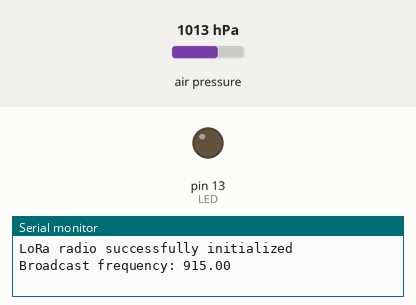
Simulated run of this sketch. Board: Arduino Uno, built with avr-gcc and run on an emulated ATmega328P. Shown: output pins drawn as LEDs (lit = HIGH), the last lines printed to the serial monitor. The test bench sets the inputs (shaded band); at power-on: air pressure 1013 hPa. No radio packets arrive unless stated; pins used as bus, display or sensor lines are not drawn.

Above: at 0.6 s.
At 2.81 s:
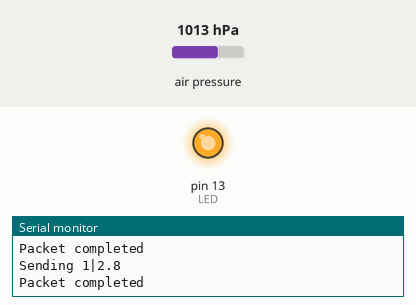
Timing chart, 0 to 3.3 s (numbered marks = the images above):
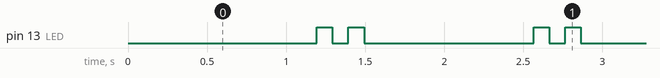

Measured:
- by itself, pin 13 (LED): repeats every 1.4 s: LOW 0.10 s, HIGH 0.10 s, LOW 1.1 s, HIGH 0.10 s
- by itself, everything shown: repeats every 1.4 s, in 4 steps

The sketch:

sendingAltitudeData_mk2.ino
```cpp
#include <SPI.h>
#include <Wire.h>
#include <Math.h>
#include <RH_RF95.h>
#include <Adafruit_MPL3115A2.h>


Adafruit_MPL3115A2 baro = Adafruit_MPL3115A2();


// Feather M0 pinout
#define RFM95_CS 8
#define RFM95_RST 4
#define RFM95_INT 3

#define LED 13

// Setting frequency (MHz)
#define RF95_FREQ 915.0

// Singleton instance of the radio driver
RH_RF95 rf95(RFM95_CS, RFM95_INT);

// Device ID character
char ID[] = "1"; // This is a char array instead of a char because I spent an hour and a half trying to make it work as a char and it was a massive pain in my ass

float altitude = 0;

void broadcast(char *msg, int len, bool includeID = false);
// Broadcasts a signal via RF95
// msg is a pointer to a message
// len contains the length of msg (can be obtained using sizeof(msg)/sizeof(msg[0]))
// includeID determines whether the device ID is included at the beginning of the message

void blinkyBlinky(); // Literally just blinks the light to save space in main

void setup() {
  // serial setup and radio hard-reset
  pinMode(LED, OUTPUT);
  pinMode(RFM95_RST, OUTPUT); // Sets the reset pin to output
  digitalWrite(RFM95_RST, HIGH); // Writes high to the reset pin

  Wire.begin();        // Join i2c bus

  Serial.begin(115200); // Starts serial transmission at a baud rate of 115200
  // Waits for the serial console to be opened
  // REMOVE THIS IF THE BOARD ISN'T CONNECTED TO A COMPUTER
//  while (!Serial) {
//    delay(1); // wait
//  }
  delay(100);


  baro.begin(); // Get sensor online
//
//  baro3115.setModeStandby();    // <-- this one starts a config sequence
//  baro3115.setModeBarometer();
//  baro3115.setOffsetPressure(0);
//  baro3115.setOffsetTemperature(0);
//  baro3115.setOffsetAltitude(0);
//  baro3115.setBarometricInput(0.0);
//  baro3115.elevation_offset = 0;
//  baro3115.calculated_sea_level_press = 0;
//  baro3115.setOversampleRate(7);
//  baro3115.enableEventFlags();
//  baro3115.setModeActive();   // <-- this one ends the sequence and starts the measurement mode
//
//  Serial.println("BEFORE calibration...");
//
//  Serial.println("Adafruit_MPL3115A2 test!");
//  doCalibration();
//
//  baro3115.setModeStandby();
//  baro3115.setModeAltimeter();
//  baro3115.setOversampleRate(7);
//  baro3115.enableEventFlags();
//  baro3115.setModeActive();
//
  outData();

  // RFM95 reset
  digitalWrite(RFM95_RST, LOW); // Resets RFM95
  delay(10);
  digitalWrite(RFM95_RST, HIGH);
  delay(10);

  while (!rf95.init()) {
    Serial.println("Something's wrong. I can feel it.\nLoRa radio init failed"); // Error detection that I decided to leave in
    while (1); // Stops the program in its tracks
  }
  Serial.println("LoRa radio successfully initialized");

  if (!rf95.setFrequency(RF95_FREQ)) {
    Serial.println("setFrequency failed"); // Checks if a frequency is not sent
    while (1);
  }
  Serial.print("Broadcast frequency: "); Serial.println(RF95_FREQ);
  rf95.setTxPower(23, false); // Sets power level to 23 dBm with RFO disabled
  digitalWrite(LED, LOW);

}

uint8_t count = 0; // Will count the number of messages sent

void loop() {
  // put your main code here, to run repeatedly:

  outData();
  char message[50] = ""; // Contains the message that will be sent
  //  dtostrf(altitude,4,4,message);

  //ftoa(altitude,message,10);
  //dtostrf(altitude,3,3,message);
  int whole = floor(altitude);
  int decimal = floor(altitude * 100) - whole * 100;
  char mbuff[10] = "";
  itoa(whole, mbuff, 10);
  strcat(message, mbuff);
  strcat(message, ".");
  itoa(decimal, mbuff, 10);
  strcat(message, mbuff);

  int l = sizeof(message) / sizeof(message[0]);
  //itoa(count++, message+(l-15), 10);
  delay(1000); // Wait 1 second between transmissions (unsure if this is a requirement)de
  broadcast(message, l, true);
  blinkyBlinky(); // Blinky blinky
}

void broadcast(char *msg, int len, bool includeID) {
  delay(10); // Sample code does this. Probably wouldn't hurt to wait a bit before transmission. We can remove this later if needed
  char msgB[len + 2]; // Char that includes the ID designation and the broadcasted message
  if (includeID) {
    //msgB[0] = ID[0];
    //msgB[1] = '|';
    strcpy(msgB, ID);
    strcat(msgB, "|");
    strcat(msgB, msg);
    /*for (int i = 2; i<len+2; i++) {
      msgB[i] = msg[i-2];
      }*/

   Serial.print("Sending "); Serial.println(msgB);
    rf95.send((uint8_t *)msgB, sizeof(msgB));
  }
  else {
    //Serial.print("msg size: "); Serial.println(sizeof(msg)/sizeof(char));
    //Serial.print("msgB size: "); Serial.println(sizeof(msgB)/sizeof(char));
    strcpy(msgB, msg);
 //   Serial.print("Sending "); Serial.println(msg);
    rf95.send((uint8_t *)msgB, sizeof(msgB));
    //char realmsg[] = "Hello there";
    //rf95.send((uint8_t *)realmsg, sizeof(realmsg));
  }
 // Serial.println("Waiting for packet to complete...");
 // delay(10);
  rf95.waitPacketSent(); // Waits for the package to send
  Serial.println("Packet completed");
}

void doCalibration()
{

//  Serial.println("Starting pressure calibration...");
//
//  baro3115.runCalibration(ALTBASIS);
//
//  Serial.print("calculated sea level pressure: ");
//  Serial.print(baro3115.calculated_sea_level_press, 2);
//  Serial.println(" Pa");
//
//  Serial.print("calculated elevation_offset: ");
//  Serial.print(baro3115.elevation_offset, 2);
//  Serial.println(" Pa");
//
//  baro3115.setModeStandby();    // <-- this one starts a config sequence
//  baro3115.setModeBarometer();
//  baro3115.setBarometricInput(baro3115.calculated_sea_level_press);
//  baro3115.setOversampleRate(7);
//  baro3115.enableEventFlags();
//  baro3115.setModeActive();   // <-- this one ends the sequence and starts the measurement mode
//
//  Serial.println("Pressure calibration completed.");

}
void outData()
{
//  baro3115.setModeStandby();
//  baro3115.setModeBarometer();
//  baro3115.setOversampleRate(7);
//  baro3115.enableEventFlags();
//  baro3115.setModeActive();
//  // when we are using the calibration then we also have to add the
//  // calculated elevation related pressure offset to our readings:
//  float pressure = baro3115.readPressure() + baro3115.elevation_offset;
//
//  // output is in Pa
//  // 1 kPa = 10 hPa = 1000 Pa
//  // 1 hPa = 100 Pascals = 1 mb
//  pressure = (pressure / 100) ;   //  ... / 1000 * 10 ;
//  // Serial.print("Pressure(hPa): ");
//  //Serial.print(pressure, 2);
//
//  float temperature = baro3115.readTemp();
//  // Serial.print(" Temperature(C): ");
//  // Serial.print(temperature, 2);
//
//  baro3115.setModeStandby();
//  baro3115.setModeAltimeter();
//  baro3115.setOversampleRate(7);
//  baro3115.enableEventFlags();
//  baro3115.setModeActive();
  altitude = baro.getAltitude();

  // Serial.print(" Altitude above sea(m): ");
  // Serial.print(altitude, 2);
  //Serial.println();
}

void blinkyBlinky() {
  digitalWrite(LED, HIGH);
  delay(100);
  digitalWrite(LED, LOW);
  delay(100);
  digitalWrite(LED, HIGH);
  delay(100);
  digitalWrite(LED, LOW);
}
```
